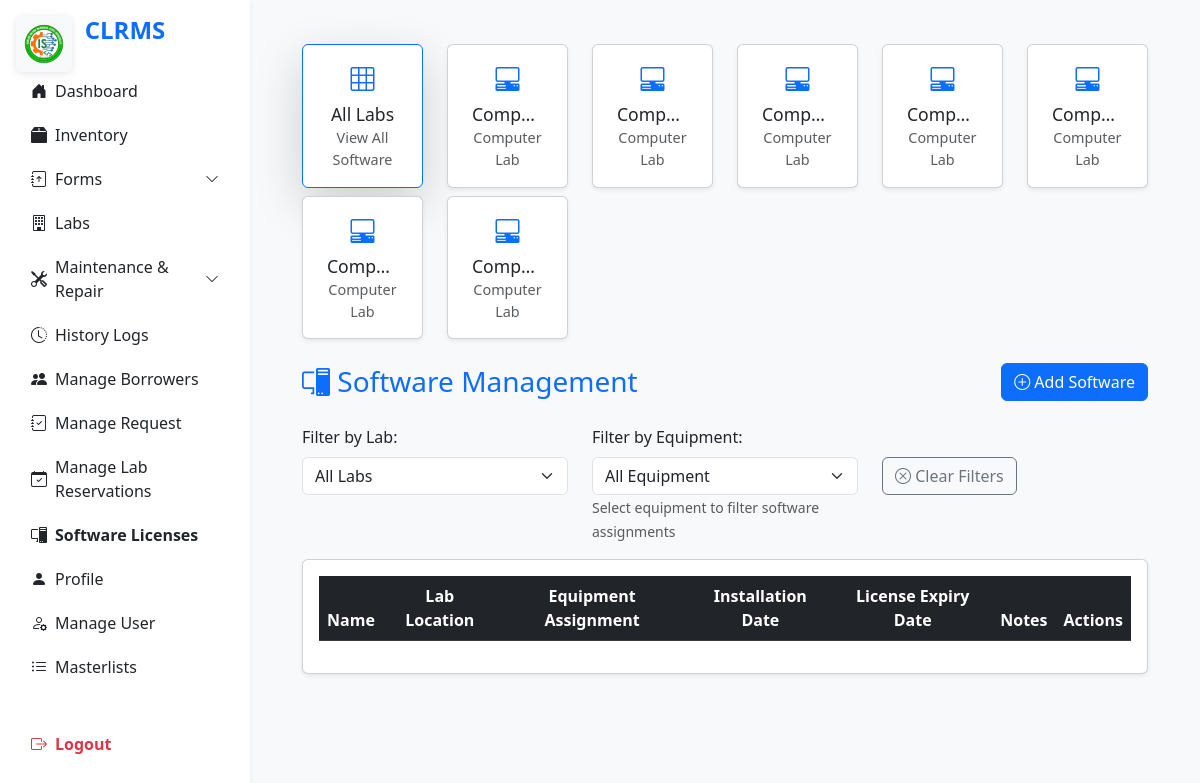
/pages/software.php (signed in), run on the app's committed database.
### tables this page shows
CREATE TABLE `labs` (
  `id` int(11) NOT NULL,
  `lab_name` varchar(100) NOT NULL,
  `location` varchar(100) NOT NULL,
  `capacity` int(11) DEFAULT 0
);

### classes/Lab.php (called while the page is built, shortened)
<?php
require_once 'Database.php';
require_once 'BaseModel.php';
class Lab extends BaseModel {
    public function __construct() {
        $database = new Database();
    }
    public function getAll() {
        $stmt = $this->conn->prepare("SELECT * FROM {$this->table_name}");
        $stmt->execute();
        return $stmt->fetchAll(PDO::FETCH_ASSOC);
    }
}

### classes/Database.php (called while the page is built, shortened)
<?php
class Database {
    private $host = DB_HOST;
    private $db_name = DB_NAME;
    private $username = DB_USER;
    private $password = DB_PASS;
    private $conn;
    public function getConnection() {
        if ($this->conn === null) {
            try {
                $this->conn = new PDO(
                    "mysql:host={$this->host};dbname={$this->db_name}",
                    $this->username,
                    $this->password
                );
                $this->conn->setAttribute(PDO::ATTR_ERRMODE, PDO::ERRMODE_EXCEPTION);
                $this->conn->exec("SET NAMES utf8mb4");
            } catch (PDOException $exception) {
                error_log('[Database Error] ' . $exception->getMessage(), 3, __DIR__ . '/../logs/error.log');
                die('A database error occurred. Please try again later.');
            }
        }
        return $this->conn;
    }
}
?>

### classes/BaseModel.php (called while the page is built, shortened)
<?php
abstract class BaseModel {
    public function __construct($conn, $table_name) {
        $this->conn = $conn;
        $this->table_name = $table_name;
    }
}

### pages/software.php (the view, shortened to what this page needs)
<?php
require_once '../classes/Lab.php';
$labService = new Lab();
?>
<!DOCTYPE html>
<html lang="en">
<head>
    <link href="https://cdn.jsdelivr.net/npm/bootstrap@5.3.0/dist/css/bootstrap.min.css" rel="stylesheet">
    <link href="../assets/css/style.css" rel="stylesheet">
    <link href="https://cdn.jsdelivr.net/npm/bootstrap-icons@1.10.5/font/bootstrap-icons.css" rel="stylesheet">
    <link href="../assets/css/software.css" rel="stylesheet">
</head>
<body class="bg-light">
<main class="main-content">
    <div class="container-fluid px-4 mt-4">
        <div class="row mb-3" id="lab-cards-row">
            <div class="col-md-2 col-6 mb-2">
                <div class="card lab-card text-center p-2 shadow-sm border-primary" data-lab="" id="all-labs-card">
                    <div class="card-body py-2">
                        <div class="fw-bold text-primary mb-1" style="font-size:1.5em;"><i class="bi bi-grid-3x3"></i></div>
                        <div class="lab-title" style="font-size:1.1em;white-space:nowrap;overflow:hidden;text-overflow:ellipsis;">
                            All Labs
                        </div>
                        <div class="small text-muted" style="font-size:0.9em;">
                            View All Software
                        </div>
                    </div>
                </div>
            </div>
            <?php foreach ($labService->getAll() as $lab): ?>
                <div class="col-md-2 col-6 mb-2">
                    <div class="card lab-card text-center p-2 shadow-sm" data-lab="<?= htmlspecialchars($lab['lab_name']) ?>">
                        <div class="card-body py-2">
                            <div class="fw-bold text-primary mb-1" style="font-size:1.5em;"><i class="bi bi-pc-display-horizontal"></i></div>
                            <div class="lab-title" style="font-size:1.1em;white-space:nowrap;overflow:hidden;text-overflow:ellipsis;">
                                <?= htmlspecialchars($lab['lab_name']) ?>
                            </div>
                            <div class="small text-muted" style="font-size:0.9em;">
                                Computer Lab
                            </div>
                        </div>
                    </div>
                </div>
            <?php endforeach; ?>
        </div>
        <div class="d-flex align-items-center justify-content-between mb-4">
            <h1 class="h3 text-primary mb-0"><i class="bi bi-pc-display"></i> Software Management</h1>
            <div>
                <button class="btn btn-primary" data-bs-toggle="modal" data-bs-target="#addModal">
                    <i class="bi bi-plus-circle"></i> Add Software
                </button>
            </div>
        </div>
        <div class="row mb-3">
            <div class="col-md-4">
                <label class="form-label">Filter by Lab:</label>
                <select class="form-select" id="labFilter">
                    <option value="">All Labs</option>
                </select>
            </div>
            <div class="col-md-4">
                <label class="form-label">Filter by Equipment:</label>
                <select class="form-select" id="pcFilter">
                    <option value="">All Equipment</option>
                </select>
                <small class="form-text text-muted">Select equipment to filter software assignments</small>
            </div>
            <div class="col-md-4">
                <label class="form-label">&nbsp;</label>
                <button class="btn btn-outline-secondary d-block" onclick="clearFilters()">
                    <i class="bi bi-x-circle"></i> Clear Filters
                </button>
            </div>
        </div>
        <div class="card shadow-sm">
            <div class="card-body table-responsive">
                <table class="table table-hover align-middle text-center">
                    <thead class="table-dark">
                        <tr>
                            <th>Name</th>
                            <th>Lab Location</th>
                            <th>Equipment Assignment</th>
                            <th>Installation Date</th>
                            <th>License Expiry Date</th>
                            <th>Notes</th>
                            <th>Actions</th>
                        </tr>
                    </thead>
                </table>
            </div>
        </div>
    </div>
</main>
</body>
</html>

### assets/css/style.css (style rules this page uses)
body { background-color: #f8f9fa; font-family: 'Segoe UI', Tahoma, Geneva, Verdana, sans-serif; }
.main, .main-content { margin-left: 250px; padding: 20px; transition: margin-left 0.3s ease; }
.container-fluid.px-4 { padding-left: 2rem !important; padding-right: 2rem !important; }
.btn-primary, .bg-primary { background-color: #0d6efd !important; border-color: #0d6efd !important; }

### includes/sidebar_content.php (style rules this page uses)
@media (min-width: 992px) { .main-content, .main { margin-left: 250px; transition: margin-left 0.3s cubic-bezier(.4,0,.2,1); } }

### data on the page
labs: lab_name "Comp…"
labs: lab_name "Comp…"
labs: lab_name "Comp…"
labs: lab_name "Comp…"
labs: lab_name "Comp…"
labs: lab_name "Comp…"
labs: lab_name "Comp…"
